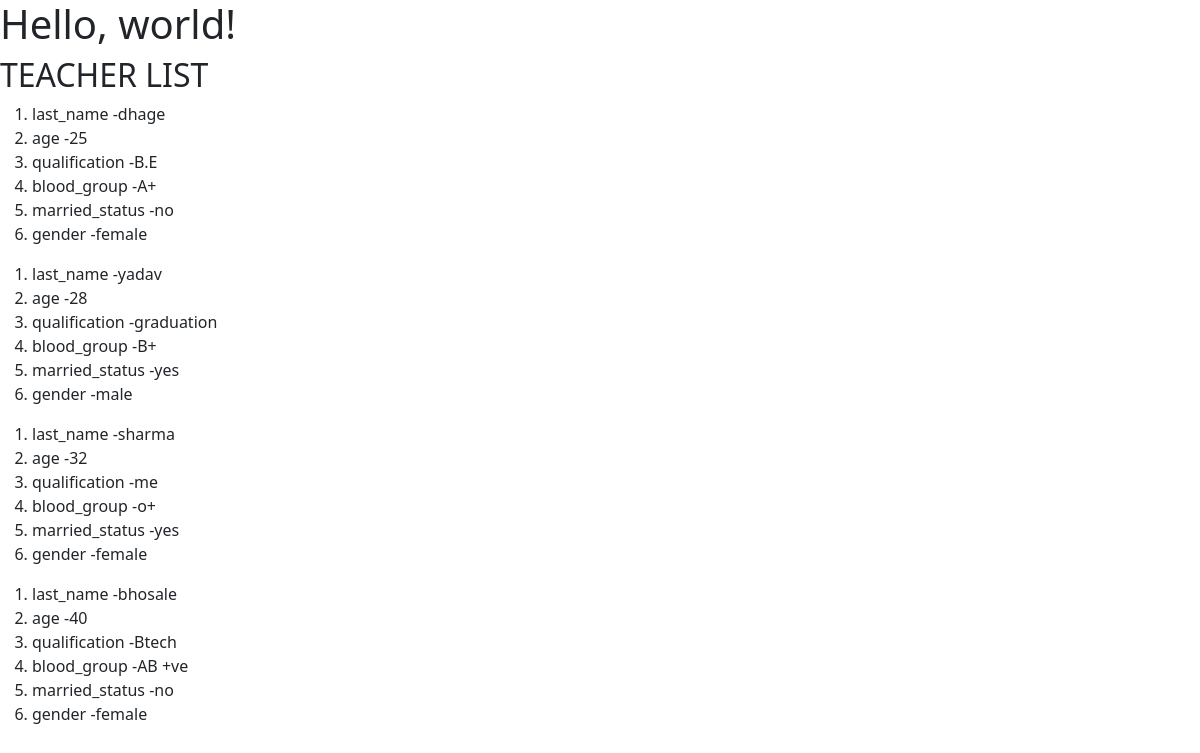
/User_Info/teacher-details/, run on the app's committed database.
### User_Info/models.py (models this page shows, shortened)
class Teacher(models.Model):
    last_name = models.CharField(max_length=150,blank=True)
    age = models.IntegerField()
    qualification = models.CharField(max_length=100,null=True)
    blood_group = models.CharField(max_length=50,default="unknow")
    married_status = models.CharField(max_length=120,null=True)
    gender = models.CharField(max_length=100,default=True)

### User_Info/views.py (the view)
# urls.py: path("teacher-details/",views.all_teacher_data,name="all_teacher_data"),
def all_teacher_data(request):
    teacher_data = Teacher.objects.all()
    return render (request,'teacher_details.html', {'teacher_data' : teacher_data})

### template/teacher_details.html (shortened to what this page needs)
<!doctype html>
<html lang="en">
  <head>
    <link href="https://cdn.jsdelivr.net/npm/bootstrap@5.0.2/dist/css/bootstrap.min.css" rel="stylesheet">
  </head>
  <body>
    <h1>Hello, world!</h1>
    <h2> TEACHER LIST</h2>
    {% for teacher in teacher_data %}
    <ol>
        <li> last_name -{{teacher.last_name}} </li>
        <li> age -{{teacher.age}} </li>
        <li> qualification -{{teacher.qualification}} </li>
        <li> blood_group -{{teacher.blood_group}} </li>
        <li> married_status -{{teacher.married_status}} </li>
        <li> gender -{{teacher.gender}} </li>
    </ol>
    {% endfor %}
  </body>
</html>

### data on the page
Teacher: last_name "dhage", age "25", qualification "B.E", blood_group "A+", married_status "no", gender "female"
Teacher: last_name "yadav", age "28", qualification "graduation", blood_group "B+", married_status "yes", gender "male"
Teacher: last_name "sharma", age "32", qualification "me", blood_group "o+", married_status "yes", gender "female"
Teacher: last_name "bhosale", age "40", qualification "Btech", blood_group "AB +ve", married_status "no", gender "female"
